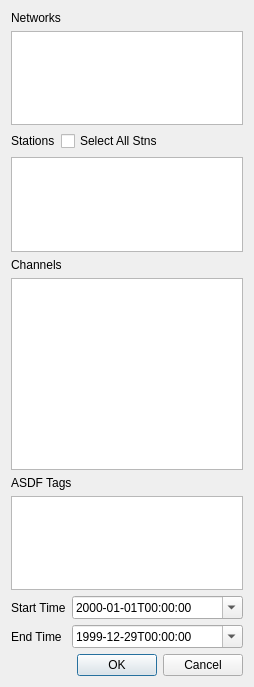
<?xml version="1.0" encoding="UTF-8"?>
<ui version="4.0">
 <class>SelectDialog</class>
 <widget class="QDialog" name="SelectDialog">
  <property name="geometry">
   <rect>
    <x>0</x>
    <y>0</y>
    <width>254</width>
    <height>687</height>
   </rect>
  </property>
  <property name="windowTitle">
   <string>NSC/Tag/Time Selection</string>
  </property>
  <layout class="QVBoxLayout" name="verticalLayout">
   <item>
    <widget class="QLabel" name="net_lbl">
     <property name="text">
      <string>Networks</string>
     </property>
    </widget>
   </item>
   <item>
    <widget class="QListView" name="NetListView"/>
   </item>
   <item>
    <layout class="QHBoxLayout" name="stations_btns_layout">
     <item>
      <widget class="QLabel" name="stn_lbl">
       <property name="sizePolicy">
        <sizepolicy hsizetype="Fixed" vsizetype="Preferred">
         <horstretch>0</horstretch>
         <verstretch>0</verstretch>
        </sizepolicy>
       </property>
       <property name="text">
        <string>Stations</string>
       </property>
      </widget>
     </item>
     <item>
      <widget class="QCheckBox" name="check_all">
       <property name="text">
        <string>Select All Stns</string>
       </property>
      </widget>
     </item>
    </layout>
   </item>
   <item>
    <widget class="QListView" name="StaListView">
     <property name="sizePolicy">
      <sizepolicy hsizetype="Expanding" vsizetype="Expanding">
       <horstretch>0</horstretch>
       <verstretch>0</verstretch>
      </sizepolicy>
     </property>
     <property name="selectionMode">
      <enum>QAbstractItemView::MultiSelection</enum>
     </property>
    </widget>
   </item>
   <item>
    <widget class="QLabel" name="chan_lbl">
     <property name="text">
      <string>Channels</string>
     </property>
    </widget>
   </item>
   <item>
    <widget class="QListView" name="ChanListView">
     <property name="sizePolicy">
      <sizepolicy hsizetype="Expanding" vsizetype="Fixed">
       <horstretch>0</horstretch>
       <verstretch>0</verstretch>
      </sizepolicy>
     </property>
     <property name="maximumSize">
      <size>
       <width>16777215</width>
       <height>16777215</height>
      </size>
     </property>
     <property name="selectionMode">
      <enum>QAbstractItemView::MultiSelection</enum>
     </property>
    </widget>
   </item>
   <item>
    <widget class="QLabel" name="tags_lbl">
     <property name="text">
      <string>ASDF Tags</string>
     </property>
    </widget>
   </item>
   <item>
    <widget class="QListView" name="TagsListView"/>
   </item>
   <item>
    <layout class="QFormLayout" name="formLayout">
     <property name="fieldGrowthPolicy">
      <enum>QFormLayout::AllNonFixedFieldsGrow</enum>
     </property>
     <item row="0" column="0">
      <widget class="QLabel" name="st_lbl">
       <property name="text">
        <string>Start Time</string>
       </property>
      </widget>
     </item>
     <item row="0" column="1">
      <widget class="QDateTimeEdit" name="starttime">
       <property name="displayFormat">
        <string>yyyy-MM-ddThh:mm:ss</string>
       </property>
       <property name="calendarPopup">
        <bool>true</bool>
       </property>
       <property name="timeSpec">
        <enum>Qt::UTC</enum>
       </property>
      </widget>
     </item>
     <item row="1" column="0">
      <widget class="QLabel" name="et_lbl">
       <property name="frameShape">
        <enum>QFrame::NoFrame</enum>
       </property>
       <property name="frameShadow">
        <enum>QFrame::Plain</enum>
       </property>
       <property name="midLineWidth">
        <number>1</number>
       </property>
       <property name="text">
        <string>End Time</string>
       </property>
      </widget>
     </item>
     <item row="1" column="1">
      <widget class="QDateTimeEdit" name="endtime">
       <property name="date">
        <date>
         <year>1999</year>
         <month>12</month>
         <day>29</day>
        </date>
       </property>
       <property name="displayFormat">
        <string>yyyy-MM-ddThh:mm:ss</string>
       </property>
       <property name="calendarPopup">
        <bool>true</bool>
       </property>
       <property name="timeSpec">
        <enum>Qt::UTC</enum>
       </property>
      </widget>
     </item>
    </layout>
   </item>
   <item>
    <widget class="QDialogButtonBox" name="buttonBox">
     <property name="orientation">
      <enum>Qt::Horizontal</enum>
     </property>
     <property name="standardButtons">
      <set>QDialogButtonBox::Cancel|QDialogButtonBox::Ok</set>
     </property>
    </widget>
   </item>
  </layout>
 </widget>
 <resources/>
 <connections>
  <connection>
   <sender>buttonBox</sender>
   <signal>accepted()</signal>
   <receiver>SelectDialog</receiver>
   <slot>accept()</slot>
   <hints>
    <hint type="sourcelabel">
     <x>248</x>
     <y>254</y>
    </hint>
    <hint type="destinationlabel">
     <x>157</x>
     <y>274</y>
    </hint>
   </hints>
  </connection>
  <connection>
   <sender>buttonBox</sender>
   <signal>rejected()</signal>
   <receiver>SelectDialog</receiver>
   <slot>reject()</slot>
   <hints>
    <hint type="sourcelabel">
     <x>316</x>
     <y>260</y>
    </hint>
    <hint type="destinationlabel">
     <x>286</x>
     <y>274</y>
    </hint>
   </hints>
  </connection>
 </connections>
</ui>
